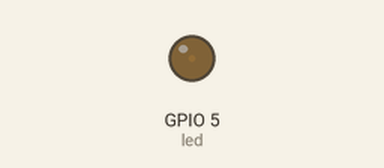
Recording of a program running on a simulated ESP8266 board running MicroPython. Parts: output pins drawn as LEDs (lit = HIGH).

Above: at 0.2 s.
At 19.7 s:
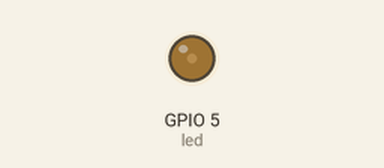
At 39.41 s:
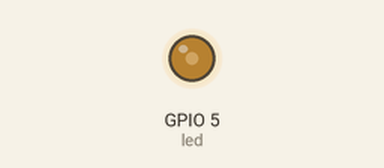
Timing chart, 0 to 40.0 s (numbered marks = the images above):
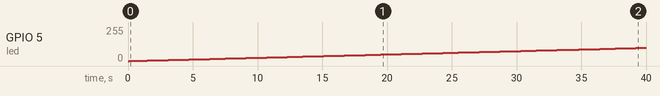

Measured:
- by itself, GPIO 5 (led): moves from 0/255 to 99/255 over 39.5 s

The program:

PWM_Basic_Micropython.py
```python
# PWM basic Micropython
from machine import Pin, PWM  # กำหนดใช้งานไลบราลี่ PWM
import time

FRQ = 100 # กำหนดความถี่ 0-1000Hz esp8266v3
led = PWM(Pin(5), FRQ) #กำหนด output

while True:
    for i in range(0, 1023):
        led.duty(i)# 0 - 1024 กำหนดค่า % output
        time.sleep_ms(100)

# การทำงานเริ่มต้นที่ กำหนดค่าให้ FRQ (ความถี่ที่ต้องการ 0-1000Hz for ESP8266)
# กำหนด output pin 5 = โมดูล PWM
# ใช้loop while ทำงานตามเป็นจริงจะเข้าทำที่ for
# range(0, 1023)กำหนดให้ทำเริ่มจาก 0 สิ้นสุดที่ 1023
# กำหนดตัวแปร i รับค่าการทำงานแต่ละรอบเก็บที่ i
# led.duty(i) นำค่าไปแสดงผลที่ output
```
